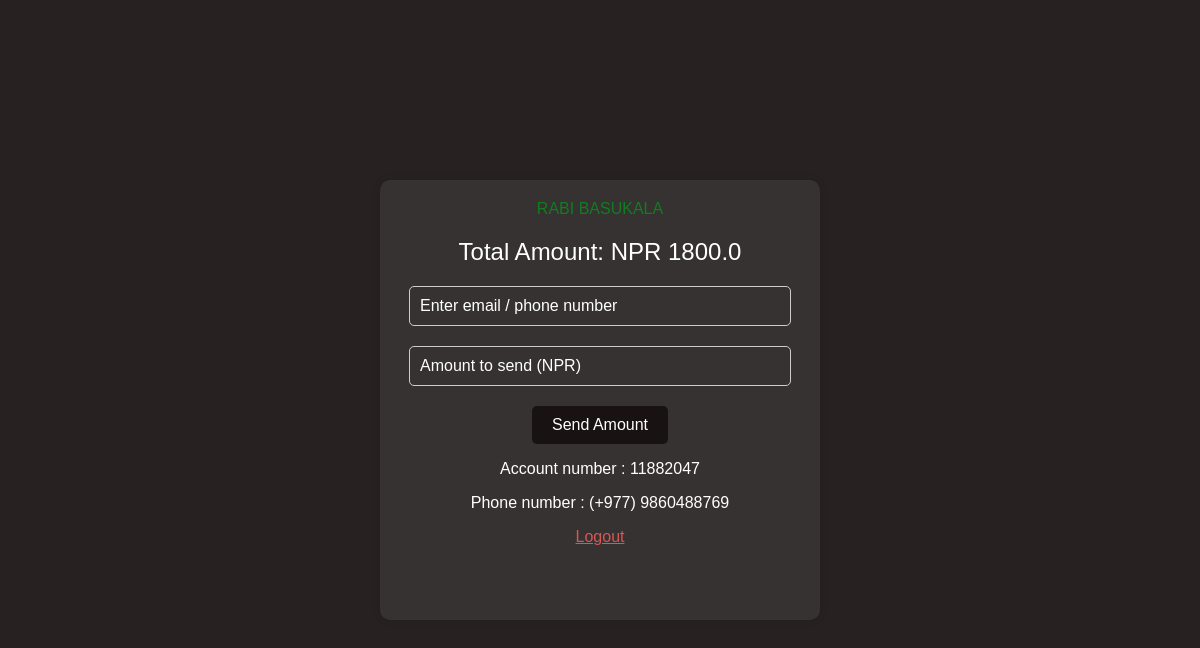
/topup/send_amount (signed in), run on the app's committed database.
### bank/models.py (models this page shows, shortened)
class Bank(models.Model):
    fullname = models.CharField(max_length=100)
    account_number = models.CharField(max_length=12, unique=True)
    email = models.EmailField(unique=True)
    phone = models.CharField(max_length=20,unique=True)
    password=models.CharField(max_length=256)
    amount = models.FloatField(default=0.00)
    nagrita_no = models.CharField(max_length=100)
    created_at = models.DateTimeField(auto_now_add=True)
    updated_at = models.DateTimeField(auto_now=True)

### topup/views.py (the view, shortened to what this page needs)
# urls.py: path('send_amount',views.send_amount,name='send_amount'),
@csrf_exempt
def send_amount(request):
    context={
        'bank_id':None,
        'fullname':'',
        'amount':'',
        'account_number':''
    }
    bank_id = request.session.get('bank_id')
    if bank_id:
        context['bank_id']=bank_id
        context['amount']=Bank.objects.get(id=bank_id).amount
        context['fullname']=Bank.objects.get(id=bank_id).fullname
        context['account_number']=Bank.objects.get(id=bank_id).account_number
        context['phone']=Bank.objects.get(id=bank_id).phone
    print(bank_id)
    return render(request, 'send_amount.html',context)

### templates/send_amount.html (shortened to what this page needs)
<!DOCTYPE html>
<html lang="en">
<head>
</head>
<body>
    <form method="post">
        <div class="container">
            <div class="title">{{fullname}} </div>
            <div class="total-amount">Total Amount: NPR <span id='totalAmt'>{{amount}}</span></div>
            <input type="text" class="input-field" placeholder="Enter email / phone number" name="email" required />
            <input type="text" class="input-field" placeholder="Amount to send (NPR)" name="amount" required />
            <button type="submit" class="send-button">
                Send Amount
            </button>
            {% if bank_id is None %}
            <div class='login'>
                <span>To send money ,please click </span><a href="{%url 'bank_login'%}">Login</a>
            </div>
            {% else %}
            <div class='logout'>
                <p>Account number : <span class='name'>{{account_number}} </span> </p>
                <p>Phone number : (+977) <span class='name'>{{phone}} </span> </p>
                <a href="{%url 'bank_logout'%}">Logout</a>
            </div>
            {% endif %}
        </div>
    </form>
</body>
</html>

### templates/send_amount.html (style rules this page uses)
body { font-family: Arial, sans-serif; background: #272121; margin: 0; padding: 0; display: flex; flex-direction: column; justify-content: center; align-items: center; height: 100vh; }
.container { width: 400px; height: 400px; text-align: center; background: #363232; color: #fff; padding: 20px; border-radius: 10px; box-shadow: 0 0 10px rgba(0, 0, 0, 0.1); }
.title { font-size: 16px; margin-bottom: 20px; text-transform: uppercase; color: #127c22; }
.total-amount { font-size: 24px; margin-bottom: 20px; }
.input-field { display: block; width: 90%; padding: 10px; border: 1px solid #ccc; border-radius: 5px; font-size: 16px; outline: none; background-color: #363232; caret-color: white; color: white; margin: auto; margin-bottom: 20px; }
.input-field::placeholder { color: white; }
.send-button { padding: 10px 20px; font-size: 16px; color: #fff; background-color: #191212; border: none; border-radius: 5px; cursor: pointer; }
.logout a { text-decoration: underline; color: #d75656; }

### data on the page
Bank: fullname "RABI BASUKALA", amount "1800.0", account_number "11882047", phone "9860488769"
